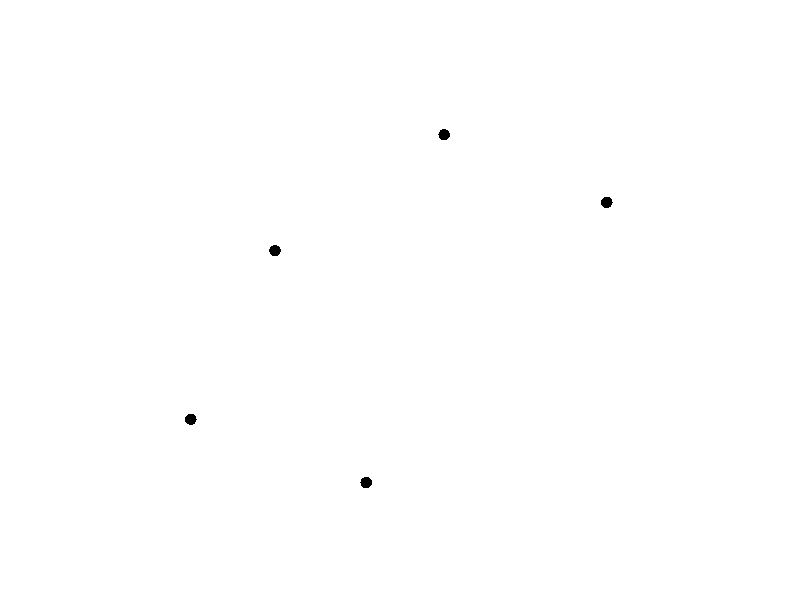

This chart was generated by the following MATLAB code: (Note: this script raises an error after producing the figure.)
clear all; close all; clc;

% ask users how many images they want
prompt = 'How many images?';
images = input(prompt)

for i = 1:images;

    % ask user the number of dots on screen
    prompt = 'How many dots? ';
    numPoints = input(prompt)

    % make the figure full screen
    FigH = figure('Position', get(0, 'Screensize'), 'visible','off'); %remove 'visible','off'if you would like to display the figure
    
    % generate dots
    x = rand(1, numPoints);
    y = rand(1, numPoints);
    sz =25; %MarkerSize
    plot(x, y, 'k.','MarkerSize',sz);
    pbaspect([1 1 1]) % control the ratio of the axis, it is square here
    
    % remove axis in plot
    set(gca,'XColor','none','YColor','none','TickDir','out') 
    % remove grey background 
    set(gcf,'color','w')

    % save images
        % name of the file
        word1 = num2str(numPoints);
        word2 = 'RandomDots';
        word3 = '.jpg';
        str = strcat(word1, word2, word3);
        % specify the directory to save images
        imagepath = '/home/yusuke/Desktop/Neural Basis of Consciousness/images';
        baseFileName = sprintf(str);
        fullFileName = fullfile(imagepath, baseFileName);  
    F = getframe(FigH);
    imwrite(F.cdata,  fullFileName)
    
end;